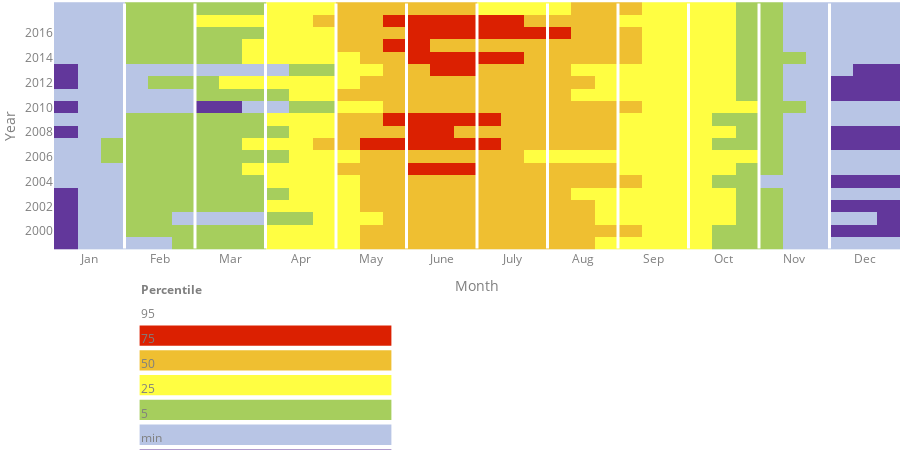

Source (notebook cell):
### Code cell
# legend below


date_list = [datetime.date.today() - dateutil.relativedelta.relativedelta(months=x)
             for x in range(11, -1, -1)]
month_list = [datetime.date.strftime(x, '%b') for x in date_list]
faparTrace = go.Heatmap(
    z=faparDF.Mean,
    x=faparDF.xAxis,
    y=faparDF.Year,
    text=faparDF['Date'],
    colorscale=colorscale,
    showscale=False,
    hovertemplate='%{text|%d %b %Y}<br>'+
    'Mean FAPAR: %{z:.2f}<extra></extra>')

figure_4_12 = go.Figure(data=faparTrace, layout=TIMESERIES_LAYOUT)
figure_4_12.update_layout(
    margin_b=200,
    yaxis=dict(
        title='Year',
        nticks=20),
    xaxis=dict(
        title='Month',
        ticktext=['Jan','Feb','Mar','Apr','May','June','July','Aug','Sep','Oct','Nov','Dec'],
        showgrid=False,
        tickvals=[2, 5, 8, 11, 14, 17, 20, 23, 26, 29, 32, 35],))
x0=3.5
for i in range(0,11):
    figure_4_12.add_shape(type='line',
                          x0=x0, y0=1998.6, x1=x0, y1=2018.4,
                          line=dict(color='White', width=3))
    x0+=3

x0=0.1
x1=x0+0.3
yH=0.1
y0=-0.2
y1=y0-0.09
y01=y0-yH
y11=y1-yH
y02=y01-yH
y12=y11-yH
y03=y02-yH
y13=y12-yH
y04=y03-yH
y14=y13-yH
y05=y04-yH
y15=y14-yH
y06=y05-yH
y16=y15-yH

figure_4_12.add_shape(type='rect',
                      xref="paper",yref="paper",
                      x0=x0, y0=y06, x1=x1, y1=y16,
                      line=dict(color="white"),
                      fillcolor=colorscale[0][1])
figure_4_12.add_shape(type='rect',
                      xref="paper",yref="paper",
                      x0=x0, y0=y05, x1=x1, y1=y15,
                            line=dict(color="white"),
                      fillcolor=colorscale[2][1])
figure_4_12.add_shape(type='rect',
                      xref="paper",yref="paper",
                      x0=x0, y0=y04, x1=x1, y1=y14,
                            line=dict(color="white"),
                      fillcolor=colorscale[4][1])
figure_4_12.add_shape(type='rect',
                      xref="paper",yref="paper",
                      x0=x0, y0=y03, x1=x1, y1=y13,
                            line=dict(color="white"),
                      fillcolor=colorscale[6][1])
figure_4_12.add_shape(type='rect',
                      xref="paper",yref="paper",
                      x0=x0, y0=y02, x1=x1, y1=y12,
                            line=dict(color="white"),
                      fillcolor=colorscale[8][1])
figure_4_12.add_shape(type='rect',
                      xref="paper",yref="paper",
                      x0=x0, y0=y01, x1=x1, y1=y11,
                            line=dict(color="white"),
                      fillcolor=colorscale[10][1])
xPerc=0.1
annotations=(
    dict(
        text="<b>Percentile</b>",
        xref="paper",yref="paper",
        x=xPerc, y=y0,
        showarrow=False,
        align="center"
        ),
      dict(
        xref="paper",yref="paper",
        x=xPerc, y=y01,
        text="95",
        showarrow=False,
        align="center"
        ),
      dict(
        xref="paper",yref="paper",
        x=xPerc, y=y02,
        text="75",
        showarrow=False,
         align="center"
        ),
      dict(
        xref="paper",yref="paper",
        x=xPerc, y=y03,
        text="50",
        showarrow=False,
           align="center"

        ),
      dict(
        xref="paper",yref="paper",
        x=xPerc, y=y04,
        text="25",
        showarrow=False,
           align="center"

        ),
      dict(
        xref="paper",yref="paper",
        x=xPerc, y=y05,
        text="5",
        showarrow=False,
           align="center"

        ),
      dict(
        xref="paper",yref="paper",
        x=xPerc, y=y06,
        text="min",
        showarrow=False,
           align="center"
        )
    
)
figure_4_12.update_layout(annotations=annotations)
figure_4_12

### Figure 1 — Plotly figure (JSON) as saved in the notebook; plotly's stock layout.template omitted (floating-point values rounded to 4 significant figures; data arrays with more than 128 entries replaced by an {"elided": "..."} marker saying what was removed)
{"data": [{"colorscale": [[0, "rgb(98, 55, 155)"], [0.08, "rgb(98, 55, 155)"], [0.08, "rgb(184, 197, 229)"], [0.28, "rgb(184, 197, 229)"], [0.28, "rgb(166, 206, 93)"], [0.507, "rgb(166, 206, 93)"], [0.507, "rgb(255, 254, 66)"], [0.77, "rgb(255, 254, 66)"], [0.77, "rgb(239, 191, 49)"], [0.92, "rgb(239, 191, 49)"], [0.92, "rgb(219, 32, 1)"], [1, "rgb(219, 32, 1)"]], "hovertemplate": "%{text|%d %b %Y}<br>Mean FAPAR: %{z:.2f}<extra></extra>", "showscale": false, "text": {"elided": "720 str values"}, "type": "heatmap", "x": {"elided": "720 int values"}, "y": {"elided": "720 int values"}, "z": {"elided": "720 float values"}}], "layout": {"annotations": [{"align": "center", "showarrow": false, "text": "<b>Percentile</b>", "x": 0.1, "xref": "paper", "y": -0.2, "yref": "paper"}, {"align": "center", "showarrow": false, "text": "95", "x": 0.1, "xref": "paper", "y": -0.3, "yref": "paper"}, {"align": "center", "showarrow": false, "text": "75", "x": 0.1, "xref": "paper", "y": -0.4, "yref": "paper"}, {"align": "center", "showarrow": false, "text": "50", "x": 0.1, "xref": "paper", "y": -0.5, "yref": "paper"}, {"align": "center", "showarrow": false, "text": "25", "x": 0.1, "xref": "paper", "y": -0.6, "yref": "paper"}, {"align": "center", "showarrow": false, "text": "5", "x": 0.1, "xref": "paper", "y": -0.7, "yref": "paper"}, {"align": "center", "showarrow": false, "text": "min", "x": 0.1, "xref": "paper", "y": -0.8, "yref": "paper"}], "font": {"color": "#7f7f7f"}, "height": 450, "hovermode": "closest", "legend": {"bgcolor": "rgba(0,0,0,0)", "itemclick": false, "itemdoubleclick": false, "orientation": "h"}, "margin": {"b": 200, "l": 0, "r": 0, "t": 0}, "paper_bgcolor": "rgba(0,0,0,0)", "plot_bgcolor": "#f7fbfd", "shapes": [{"line": {"color": "White", "width": 3}, "type": "line", "x0": 3.5, "x1": 3.5, "y0": 1999.0, "y1": 2018.0}, {"line": {"color": "White", "width": 3}, "type": "line", "x0": 6.5, "x1": 6.5, "y0": 1999.0, "y1": 2018.0}, {"line": {"color": "White", "width": 3}, "type": "line", "x0": 9.5, "x1": 9.5, "y0": 1999.0, "y1": 2018.0}, {"line": {"color": "White", "width": 3}, "type": "line", "x0": 12.5, "x1": 12.5, "y0": 1999.0, "y1": 2018.0}, {"line": {"color": "White", "width": 3}, "type": "line", "x0": 15.5, "x1": 15.5, "y0": 1999.0, "y1": 2018.0}, {"line": {"color": "White", "width": 3}, "type": "line", "x0": 18.5, "x1": 18.5, "y0": 1999.0, "y1": 2018.0}, {"line": {"color": "White", "width": 3}, "type": "line", "x0": 21.5, "x1": 21.5, "y0": 1999.0, "y1": 2018.0}, {"line": {"color": "White", "width": 3}, "type": "line", "x0": 24.5, "x1": 24.5, "y0": 1999.0, "y1": 2018.0}, {"line": {"color": "White", "width": 3}, "type": "line", "x0": 27.5, "x1": 27.5, "y0": 1999.0, "y1": 2018.0}, {"line": {"color": "White", "width": 3}, "type": "line", "x0": 30.5, "x1": 30.5, "y0": 1999.0, "y1": 2018.0}, {"line": {"color": "White", "width": 3}, "type": "line", "x0": 33.5, "x1": 33.5, "y0": 1999.0, "y1": 2018.0}, {"fillcolor": "rgb(98, 55, 155)", "line": {"color": "white"}, "type": "rect", "x0": 0.1, "x1": 0.4, "xref": "paper", "y0": -0.8, "y1": -0.89, "yref": "paper"}, {"fillcolor": "rgb(184, 197, 229)", "line": {"color": "white"}, "type": "rect", "x0": 0.1, "x1": 0.4, "xref": "paper", "y0": -0.7, "y1": -0.79, "yref": "paper"}, {"fillcolor": "rgb(166, 206, 93)", "line": {"color": "white"}, "type": "rect", "x0": 0.1, "x1": 0.4, "xref": "paper", "y0": -0.6, "y1": -0.69, "yref": "paper"}, {"fillcolor": "rgb(255, 254, 66)", "line": {"color": "white"}, "type": "rect", "x0": 0.1, "x1": 0.4, "xref": "paper", "y0": -0.5, "y1": -0.59, "yref": "paper"}, {"fillcolor": "rgb(239, 191, 49)", "line": {"color": "white"}, "type": "rect", "x0": 0.1, "x1": 0.4, "xref": "paper", "y0": -0.4, "y1": -0.49, "yref": "paper"}, {"fillcolor": "rgb(219, 32, 1)", "line": {"color": "white"}, "type": "rect", "x0": 0.1, "x1": 0.4, "xref": "paper", "y0": -0.3, "y1": -0.39, "yref": "paper"}], "xaxis": {"fixedrange": true, "showgrid": false, "ticktext": ["Jan", "Feb", "Mar", "Apr", "May", "June", "July", "Aug", "Sep", "Oct", "Nov", "Dec"], "tickvals": [2, 5, 8, 11, 14, 17, 20, 23, 26, 29, 32, 35], "title": {"text": "Month"}}, "yaxis": {"fixedrange": true, "nticks": 20, "title": {"text": "Year"}}}}
